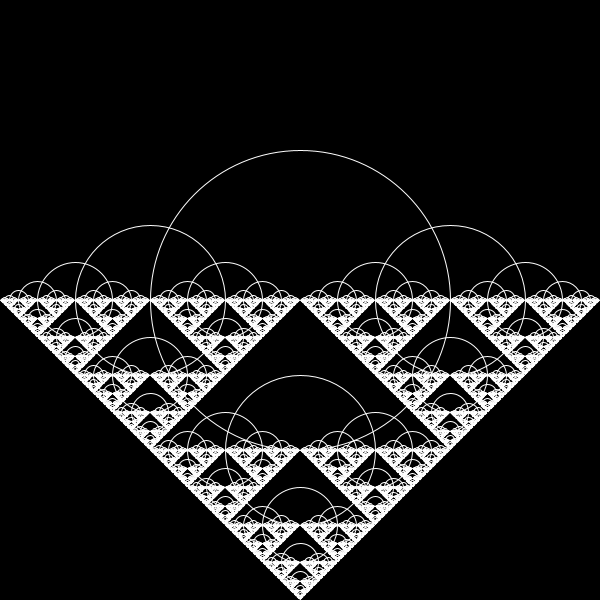
Frame 1 (no input)
Frame 2 (the mouse pressed at the canvas centre, redrawn once): identical to frame 1, image omitted

The Processing sketch that drew this single still picture (run headless with seeded random() and noise(); the mouse was pressed at the canvas centre and the sketch redrawn once):

// Processing sketch: Recursion
// ── Recursion.pde
// Coding Train
// Coding Challenge 77 - Recursion
// https://www.youtube.com/watch?v=jPsZwrV9ld0&list=PLRqwX-V7Uu6ZiZxtDDRCi6uhfTH4FilpH&index=112

// JavaScript conversion


void setup() {
  size(600, 600);
}

void draw(){
  background(0);
  
  stroke(255);
  noFill();
  drawCircle(width/2, height/2, 300);
  noLoop();
}

void drawCircle(float x, float y, float d){
  ellipse(x, y, d, d);
  if (d > 2){
    //float newD = d * random(0.2, 0.85);  
    //drawCircle(x + newD * 0.5, y, newD * 0.5);
    //drawCircle(x - newD * 0.5, y, newD * 0.5);
    
    drawCircle(x + d * 0.5, y, d * 0.5);
    drawCircle(x - d * 0.5, y, d * 0.5);
    drawCircle(x, y + d * 0.5, d * 0.5);
    //drawCircle(x, y - d * 0.5, d * 0.5);
  }
}
